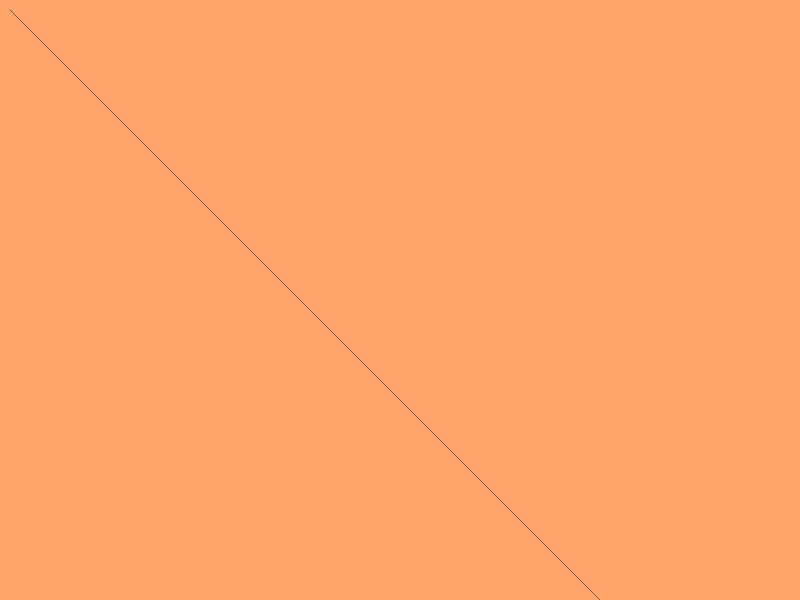
Frame 1 (no input)
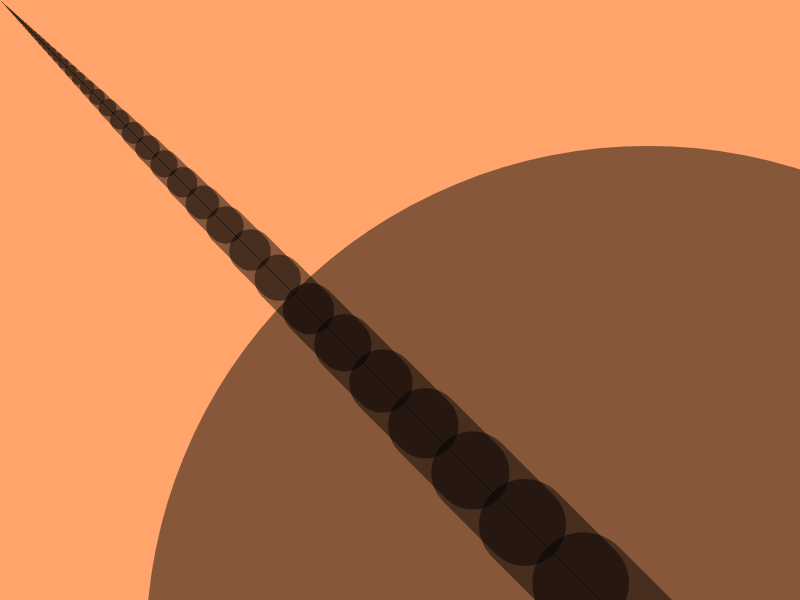
Frame 60 (no input)
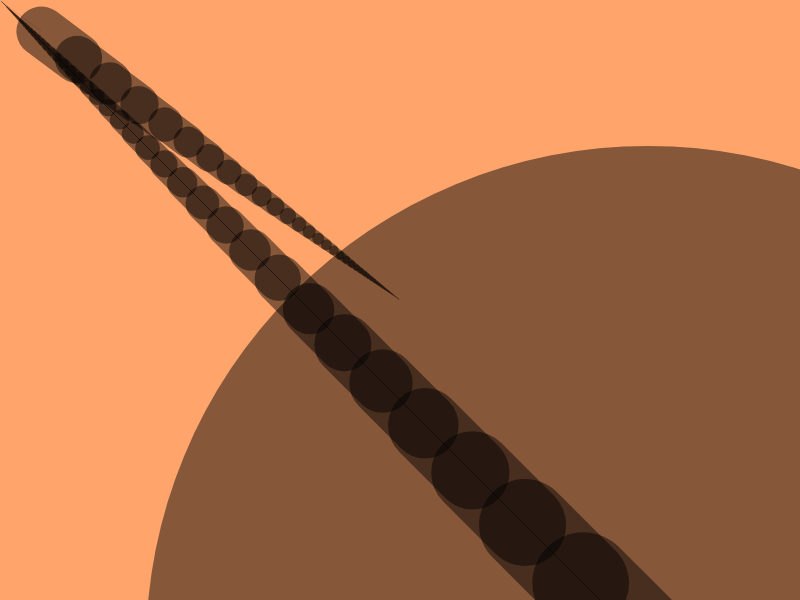
Frame 120 (the mouse pressed at the canvas centre since frame 60)

The p5.js sketch that drew these frames (run headless with seeded random() and noise() and a simulated clock; from frame 60 on, the mouse is pressed at the canvas centre):

// p5.js sketch
// ── sketch.js
var easing = 0.1;
var x = 800.0;
var y = 800.0;
var px = 10.0;
var py = 10.0;

function setup() {
    createCanvas(800, 600);
    fill(255, 201, 107, 100);
    background(255, 164, 107);
    stroke(0, 120);
}

function draw() {
    targetX = mouseX;
    x += (targetX - x) * easing;
    var targetY = mouseY;
    y += (targetY - y)* easing;
    line(x, y, px, py);
    var weight = dist(x, y, px, py);
    strokeWeight(weight);
    px = x;
    py = y;
}
